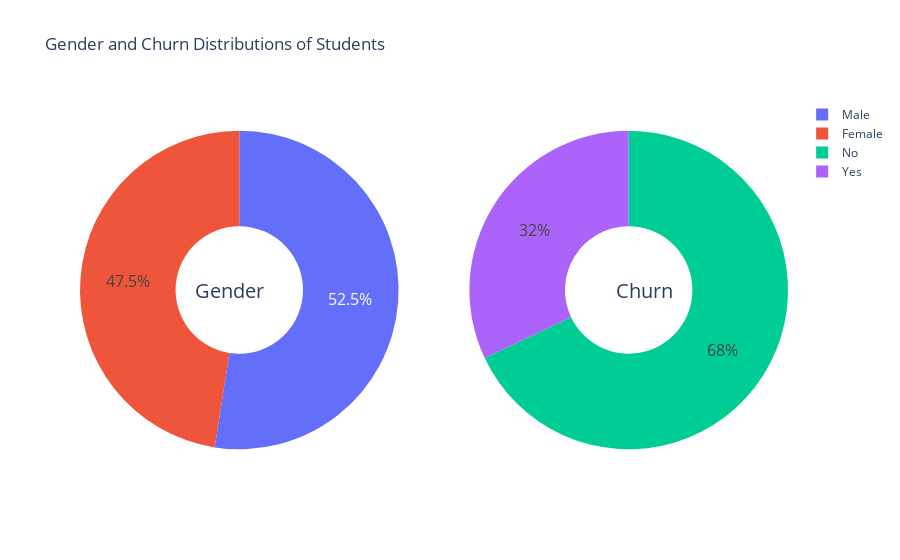

The cell this chart's notebook holds for it:
### Markdown cell above
<a id = "8" ></a>
# <span style="font-family:serif; font-size:28px;"> Data Visualization </span>
<a id = "8" ></a>

### Code cell
g_labels = ['Male', 'Female']
c_labels = ['No', 'Yes']
# Create subplots: use 'domain' type for Pie subplot
fig = make_subplots(rows=1, cols=2, specs=[[{'type':'domain'}, {'type':'domain'}]])
fig.add_trace(go.Pie(labels=g_labels, values=data['Gender'].value_counts(), name="Gender"),
              1, 1)
fig.add_trace(go.Pie(labels=c_labels, values=data['Churn'].value_counts(), name="Churn"),
              1, 2)

# Use `hole` to create a donut-like pie chart
fig.update_traces(hole=.4, hoverinfo="label+percent+name", textfont_size=16)

fig.update_layout(
    title_text="Gender and Churn Distributions of Students",
    # Add annotations in the center of the donut pies.
    annotations=[dict(text='Gender', x=0.16, y=0.5, font_size=20, showarrow=False),
                 dict(text='Churn', x=0.84, y=0.5, font_size=20, showarrow=False)])
fig.show()

### Figure 1 — Plotly figure (JSON) as saved in the notebook; plotly's stock layout.template omitted (floating-point values rounded to 4 significant figures)
{"data": [{"domain": {"x": [0, 0.45], "y": [0, 1]}, "hole": 0.4, "hoverinfo": "label+percent+name", "labels": ["Male", "Female"], "name": "Gender", "textfont": {"size": 16}, "type": "pie", "values": [403, 365]}, {"domain": {"x": [0.55, 1], "y": [0, 1]}, "hole": 0.4, "hoverinfo": "label+percent+name", "labels": ["No", "Yes"], "name": "Churn", "textfont": {"size": 16}, "type": "pie", "values": [522, 246]}], "layout": {"annotations": [{"font": {"size": 20}, "showarrow": false, "text": "Gender", "x": 0.16, "y": 0.5}, {"font": {"size": 20}, "showarrow": false, "text": "Churn", "x": 0.84, "y": 0.5}], "title": {"text": "Gender and Churn Distributions of Students"}}}
